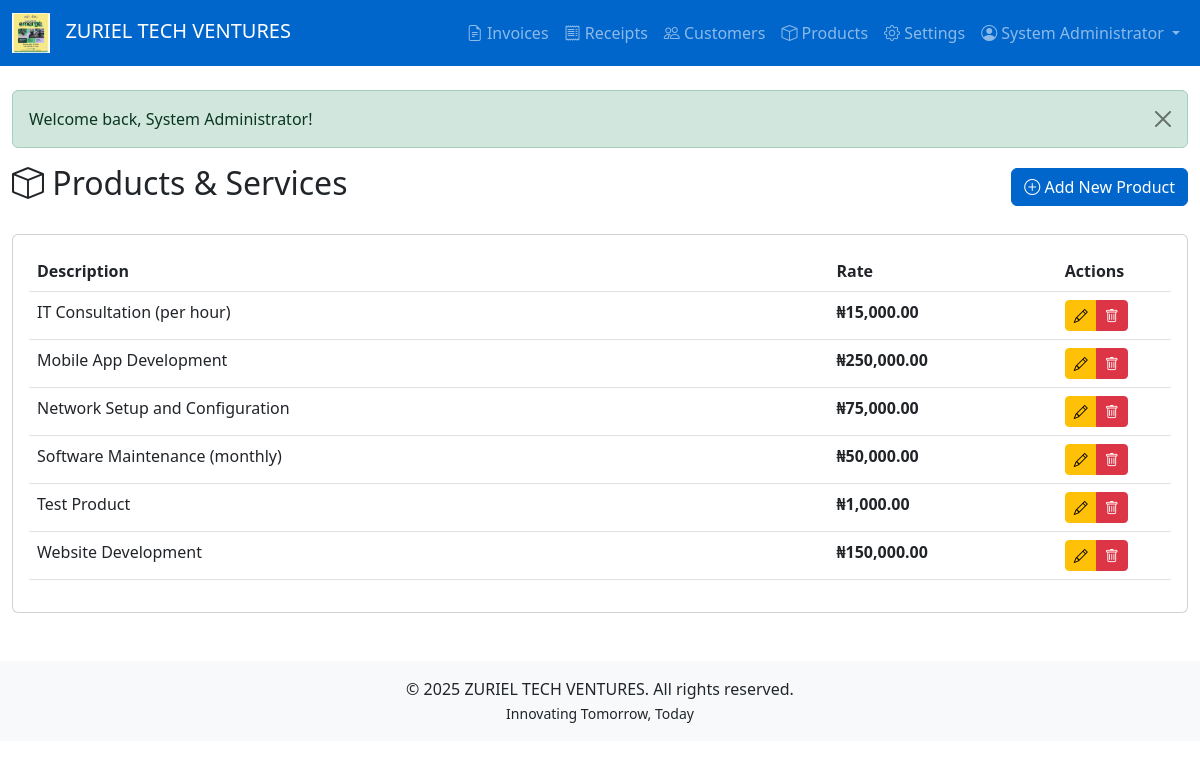
Screenshot of /products (signed in) with the database file from the repository.
### tables this page shows
CREATE TABLE `products` (
  `id` int(11) NOT NULL,
  `description` text NOT NULL,
  `rate` decimal(10,2) NOT NULL,
  `created_at` timestamp NOT NULL DEFAULT current_timestamp(),
  `updated_at` timestamp NOT NULL DEFAULT current_timestamp() ON UPDATE current_timestamp()
);

### app/controllers/ProductController.php (called while the page is built, shortened)
<?php
require_once __DIR__ . '/../models/Product.php';
class ProductController extends ProtectedController {
    private $productModel;
    public function __construct($db) {
        $this->productModel = new Product($db);
    }
    public function index() {
        $products = $this->productModel->getAllOrdered();
        $this->view('products/index', [
            'products' => $products,
            'flash' => $this->getFlash()
        ]);
    }
}
?>

### config/config.php (called while the page is built, shortened)
<?php
class Config {
    private static $config = [];
    public static function load($db) {
        try {
            $stmt = $db->query("SELECT config_key, config_value FROM config");
            while ($row = $stmt->fetch(PDO::FETCH_ASSOC)) {
                self::$config[$row['config_key']] = $row['config_value'];
            }
        } catch (PDOException $e) {
            self::loadDefaults();
        }
    }
    public static function get($key, $default = null) {
        return self::$config[$key] ?? $default;
    }
    public static function url($path = '') {
        $scriptPath = str_replace('\\', '/', dirname($_SERVER['SCRIPT_NAME']));
        $basePath = str_replace('/public', '', $scriptPath);
        $path = ltrim($path, '/');
        return $basePath . ($path ? '/' . $path : '');
    }
}
?>

### app/models/model.php (called while the page is built, shortened)
<?php
class Model {
    public function __construct($db) {
        $this->db = $db;
    }
}
?>

### app/models/product.php (called while the page is built, shortened)
<?php
require_once __DIR__ . '/Model.php';
class Product extends Model {
    protected $table = 'products';
    public function getAllOrdered() {
        $stmt = $this->db->query("SELECT * FROM {$this->table} ORDER BY description ASC");
        return $stmt->fetchAll();
    }
}
?>

### app/views/products/index.php (the view)
<?php require_once __DIR__ . '/../layouts/header.php'; ?>
<div class="row">
    <div class="col-12">
        <div class="d-flex justify-content-between align-items-center mb-4">
            <h2><i class="bi bi-box"></i> Products & Services</h2>
            <a href="<?php echo Config::url('products/create'); ?>" class="btn btn-primary">
                <i class="bi bi-plus-circle"></i> Add New Product
            </a>
        </div>
        <div class="card">
            <div class="card-body">
                <?php if (empty($products)): ?>
                    <div class="alert alert-info">
                        <i class="bi bi-info-circle"></i> No products found. <a href="<?php echo Config::url('products/create'); ?>">Add your first product</a>
                    </div>
                <?php else: ?>
                    <div class="table-responsive">
                        <table class="table table-hover">
                            <thead>
                                <tr>
                                    <th style="width: 70%;">Description</th>
                                    <th style="width: 20%;">Rate</th>
                                    <th style="width: 10%;">Actions</th>
                                </tr>
                            </thead>
                            <tbody>
                                <?php foreach ($products as $product): ?>
                                    <tr>
                                        <td><?php echo htmlspecialchars($product['description']); ?></td>
                                        <td>
                                            <strong><?php echo Config::get('CURRENCY_SYMBOL_MAJOR', '₦'); ?><?php echo number_format($product['rate'], 2); ?></strong>
                                        </td>
                                        <td>
                                            <div class="btn-group btn-group-sm">
                                                <a href="<?php echo Config::url('products/edit/' . $product['id']); ?>"
                                                   class="btn btn-warning" title="Edit">
                                                    <i class="bi bi-pencil"></i>
                                                </a>
                                                <a href="<?php echo Config::url('products/delete/' . $product['id']); ?>"
                                                   class="btn btn-danger" title="Delete"
                                                   onclick="return confirm('Delete this product?')">
                                                    <i class="bi bi-trash"></i>
                                                </a>
                                            </div>
                                        </td>
                                    </tr>
                                <?php endforeach; ?>
                            </tbody>
                        </table>
                    </div>
                <?php endif; ?>
            </div>
        </div>
    </div>
</div>
<?php require_once __DIR__ . '/../layouts/footer.php'; ?>

### rows the page displays
products: description "IT Consultation (per hour)", rate "15,000.00"
products: description "Mobile App Development", rate "250,000.00"
products: description "Network Setup and Configuration", rate "75,000.00"
products: description "Software Maintenance (monthly)", rate "50,000.00"
products: description "Test Product", rate "1,000.00"
products: description "Website Development", rate "150,000.00"

### other values shown
Config::get('COMPANY_NAME') "ZURIEL TECH VENTURES"
$_SESSION['full_name'] "System Administrator"
$flash['message'] "Welcome back, System Administrator!"
Config::get('COMPANY_TAGLINE') "Innovating Tomorrow, Today"
